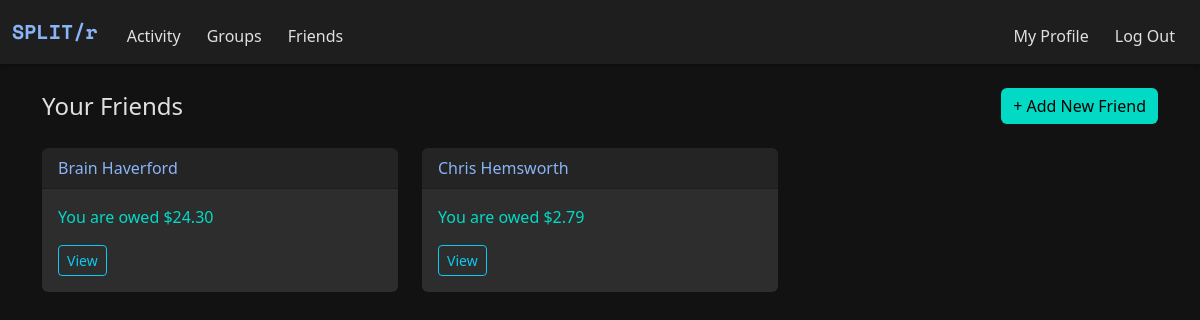
The page /friends (signed in) on the database its author committed.
### models.py (models this page shows, shortened)
class User(db.Model):
    __tablename__ = "users"
    id = db.Column(db.Integer, primary_key=True)
    name = db.Column(db.String(100), nullable=False)
    username = db.Column(db.String(50), unique=True, nullable=False)
    password = db.Column(db.String(200), nullable=False)
    expenses_paid = db.relationship(
        "Expense",
        backref="payer",
        foreign_keys="Expense.paid_by_id",
        )
    splits = db.relationship(
        "ExpenseSplit",
        backref="user",
        foreign_keys="ExpenseSplit.user_id",
        )

### app.py (the view)
@app.route("/friends")
@login_required
def friends_page():
    user_id = session.get("user_id")
    user = User.query.get(user_id)
    friend_groups = [
        g for g in user.groups if g.is_friend_group and len(g.users) == 2
    ]
    entries = []
    for group in friend_groups:
        friend = next(u for u in group.users if u.id != user_id)
        entries.append({
            "id": group.id,
            "name": friend.name,
            "balance": group.get_user_balance(user_id)
        })
    return render_template(
        "entities_list.html",
        title="Friends",
        header="Your Friends",
        action_url="/create_friend",
        action_text="+ Add New Friend",
        entries=entries,
        is_friend_view=True,
        empty_message="You don't have any friends added yet. \
            Add one to get started!"
    )

### helper.py (called while the page is built)
def login_required(f):
    @wraps(f)
    def decorated_function(*args, **kwargs):
        if "user_id" not in session:
            flash("You must be logged in to view this page.", "danger")
            return redirect("/login")
        return f(*args, **kwargs)
    return decorated_function

def currency(amount, currency_code=None):
    symbols = {
        "USD": "$",
        "EUR": "€",
        "INR": "₹",
        "GBP": "£",
        "JPY": "¥",
    }
    currency_code = (currency_code or
                     current_app.config.get("DEFAULT_CURRENCY", "USD")).upper()
    symbol = symbols.get(currency_code, "")
    return f"{symbol}{amount:,.2f}"

### models.py (called while the page is built)
    def get_user_balance(self, user_id):
        balance = 0.0
        for expense in self.expenses:
            for split in expense.splits:
                if split.user_id == user_id:
                    balance -= split.amount
            if expense.paid_by_id == user_id:
                balance += expense.amount
        return balance

### templates/entities_list.html (shortened to what this page needs)
{% extends "layout.html" %}
{% block main %}
<div class="container py-4">
    <div class="d-flex justify-content-between align-items-center mb-4">
        <h4 class="mb-0">{{ header }}</h4>
        <a href="{{ action_url }}" class="btn btn-success ms-auto">{{ action_text }}</a>
    </div>
    {% if entries %}
        <div class="row">
            {% for entry in entries %}
                <div class="col-md-6 col-lg-4 mb-4">
                    <div class="card">
                        <div class="card-header">{{ entry.name }}</div>
                        <div class="card-body">
                            {% set balance = entry.balance %}
                            {% if balance < 0 %}
                                <p class="text-danger-custom">You owe {{ currency(-balance) }}</p>
                            {% elif balance > 0 %}
                                <p class="text-success-custom">You are owed {{ currency(balance) }}</p>
                            {% else %}
                                <p class="text-muted-custom">All settled up</p>
                            {% endif %}
                            <a href="{{ url_for('friend_page' if is_friend_view else 'group_page', group_id=entry.id) }}"
                                class="btn btn-outline-info btn-sm">View</a>
                        </div>
                    </div>
                </div>
            {% endfor %}
        </div>
    {% else %}
        <div class="alert alert-secondary">{{ empty_message }}</div>
    {% endif %}
</div>
{% endblock %}

### static/style.css (style rules this page uses)
:root { --dark-bg: #121212; --dark-secondary: #1e1e1e; --dark-tertiary: #2d2d2d; --text-primary: #e0e0e0; --text-secondary: #a0a0a0; --accent-color: #8ab4f8; --danger-color: #cf6679; --success-color: #03dac6; }
html, body { height: 100%; margin: 0; padding: 0; background-color: var(--dark-bg); color: var(--text-primary); display: flex; flex-direction: column; }
body { background-color: var(--dark-bg); color: var(--text-primary); min-height: 100vh; display: flex; flex-direction: column; }
.text-success-custom { color: var(--success-color) !important; }
.card { background-color: var(--dark-tertiary); border: none; margin-bottom: 20px; }
.card-header { background-color: rgba(0, 0, 0, 0.2); color: var(--accent-color); font-weight: 500; }
.btn-primary, .btn-danger, .btn-success { border: none; }
.btn-success { background-color: var(--success-color); color: #000; }

### rows shown on the page
User: name "Brain Haverford", currency "$24.30"
User: name "Chris Hemsworth", currency "$2.79"

### other values the page prints
{{ header }} "Your Friends"
{{ action_text }} "+ Add New Friend"
